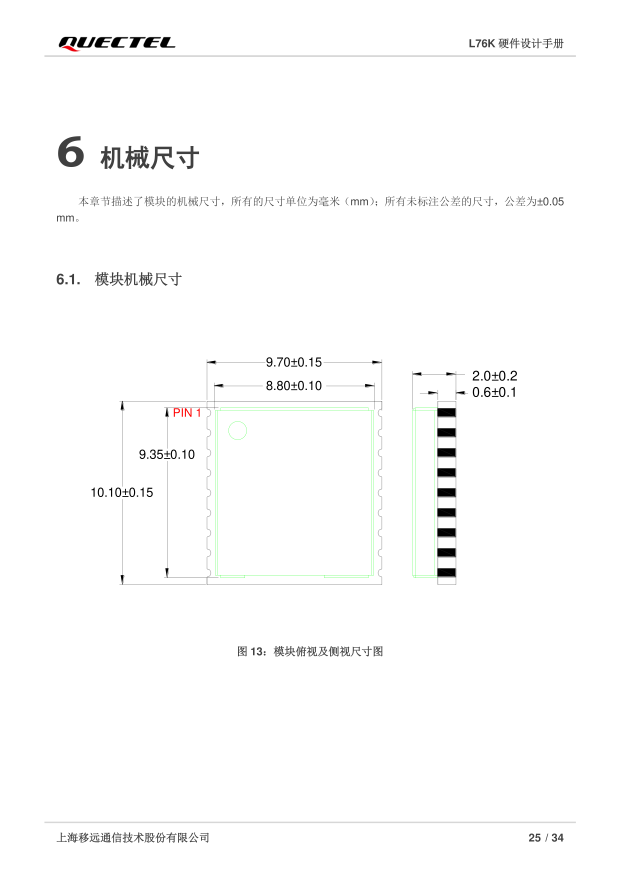
#> input picture ST909B-4G/Datasheet/pdf_render/C2916234_p26_300dpi.png, 2481 x 3508 px, found by its file name (shown at 1/4 size)
$ python p26_frames.py
#> lines starting #> are read from the running program, lines starting #| are printed output that depends on the picture; after the words box and inside, x2 and y2 are one past the last pixel; in counts of white or black regions, pixels touching at a corner belong together
# Find the black module outline rect (long straight lines) vs green rect in L76K top view.
import numpy as np
from PIL import Image

im = Image.open(r'D:\Tracker\ST909B-4G\Datasheet\pdf_render\C2916234_p26_300dpi.png').convert('RGB')
#> im is the input picture: PIL image 2481x3508 RGB; mean R, G, B 251.6, 251.7, 251.6
a = np.array(im).astype(int)
R, G, B = a[..., 0], a[..., 1], a[..., 2]
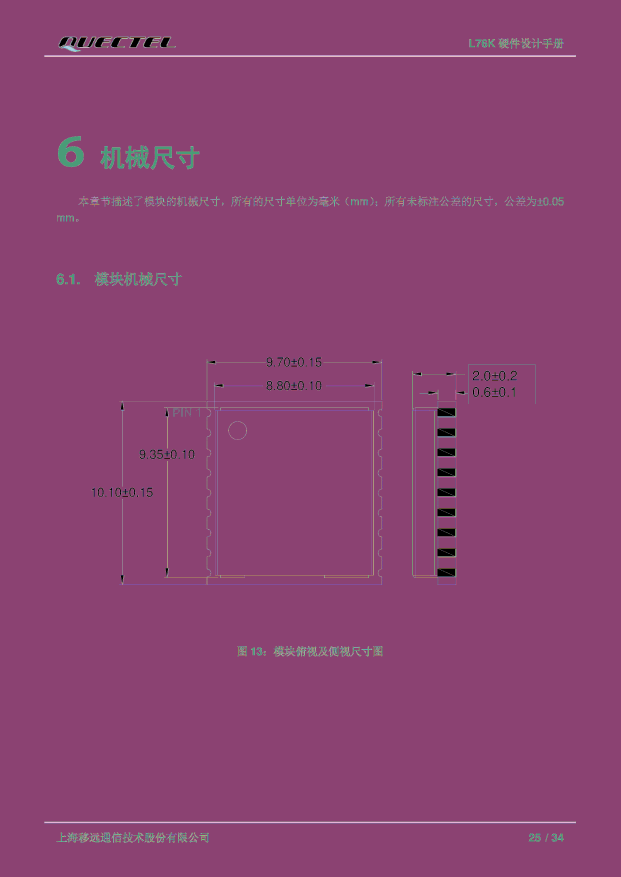
#> R: shape (3508, 2481) int64 (shown at 1/4 size); 256 distinct labels, from 0 to 255; one colour per label, 0 black
#> G: shape (3508, 2481) int64; 256 distinct labels, from 0 to 255
#> B: shape (3508, 2481) int64; 256 distinct labels, from 0 to 255
green = (G > 120) & (R < 120) & (B < 120)
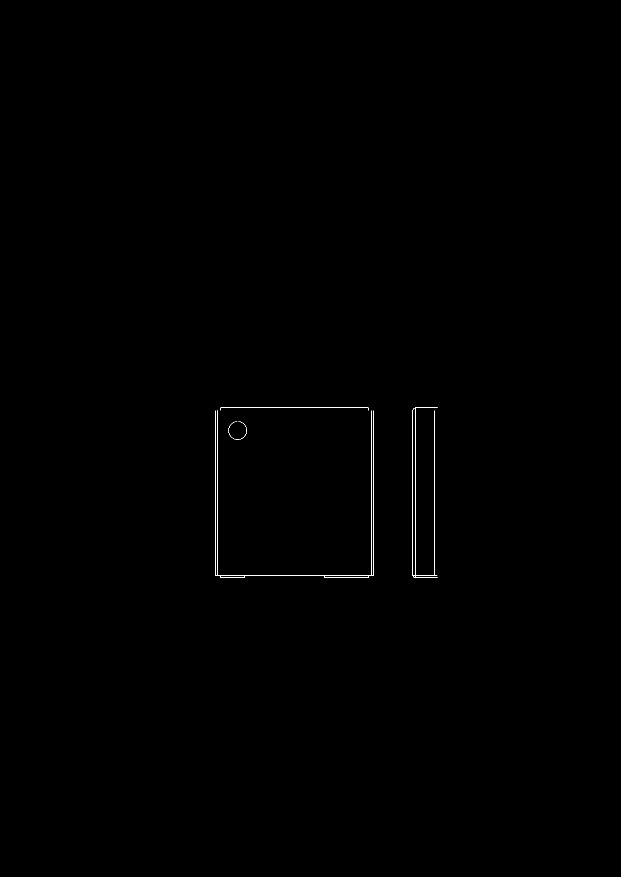
#> green: shape (3508, 2481) bool (shown at 1/4 size); 0.08% white in thin lines or dots, all inside (x1, y1, x2, y2) = (860, 1631, 1751, 2312)
dark = (R < 210) & (G < 210) & (B < 210) & ~green
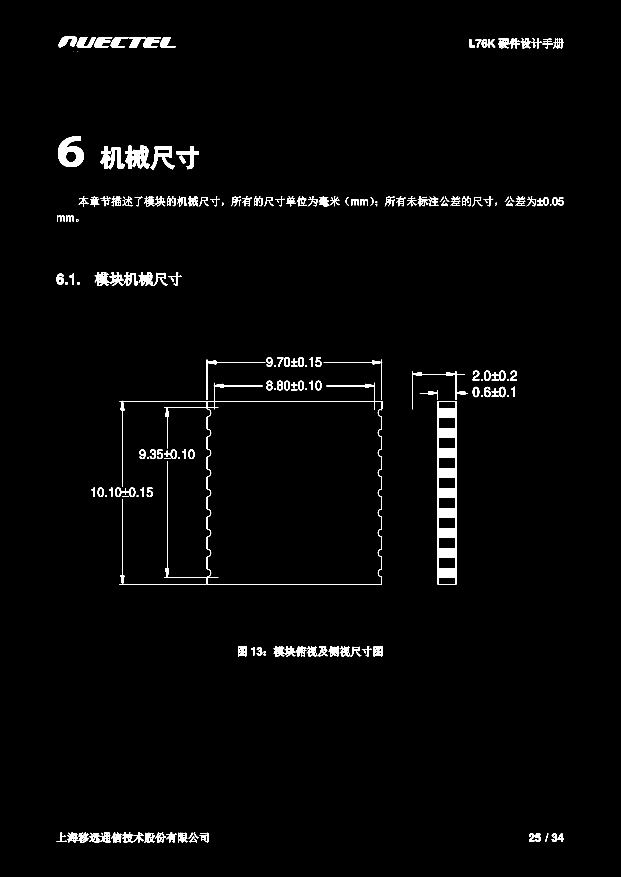
#> dark: shape (3508, 2481) bool (shown at 1/4 size); 1.6% white; 249 white regions (3 under 20 px), largest, box (x1, y1, x2, y2) and area: (1749, 1604, 1825, 2340) 25543, (656, 1531, 1529, 2340) 7923, (232, 545, 335, 668) 7380

# horizontal dark lines in the figure area
print('--- horizontal dark lines (rows with >400 px in x 780..1580), y 1560..2400 ---')
for y in range(1560, 2400):
    n = dark[y, 780:1580].sum()
    if n > 400:
        xs = np.nonzero(dark[y, 780:1580])[0]
        print('y=%d n=%d x %d..%d' % (y, n, 780 + xs.min(), 780 + xs.max()))
#> this loop made 840 passes
#> n on passes 1 to 3: 78, 6, 6
#| y=1604 n=746 x 780..1528
#| y=2338 n=744 x 780..1527
#| y=2339 n=744 x 780..1527

print('--- horizontal green lines (rows with >400 px), y 1560..2400 ---')
for y in range(1560, 2400):
    n = green[y, 780:1580].sum()
    if n > 400:
        xs = np.nonzero(green[y, 780:1580])[0]
        print('y=%d n=%d x %d..%d' % (y, n, 780 + xs.min(), 780 + xs.max()))
#> this loop made 840 passes
#> n on passes 1 to 3: 0, 0, 0
#| y=1631 n=592 x 882..1473
#| y=2300 n=636 x 860..1495

print('--- vertical dark lines (cols with >300 px in y 1590..2350), x 780..1580 ---')
for x in range(780, 1580):
    n = dark[1590:2350, x].sum()
    if n > 300:
        ys = np.nonzero(dark[1590:2350, x])[0]
        print('x=%d n=%d y %d..%d' % (x, n, 1590 + ys.min(), 1590 + ys.max()))
#> this loop made 800 passes
#> n on passes 1 to 3: 5, 5, 5
#| x=827 n=455 y 1590..2338
#| x=828 n=467 y 1590..2339
#| x=1527 n=473 y 1590..2339

print('--- vertical green lines (cols with >300 px), x 780..1580 ---')
for x in range(780, 1580):
    n = green[1590:2350, x].sum()
    if n > 300:
        ys = np.nonzero(green[1590:2350, x])[0]
        print('x=%d n=%d y %d..%d' % (x, n, 1590 + ys.min(), 1590 + ys.max()))
#> this loop made 800 passes
#| x=860 n=659 y 1642..2300
#| x=871 n=659 y 1642..2300
#| x=1484 n=659 y 1642..2300
#| x=1495 n=659 y 1642..2300

$ run again, with ST909B-4G/Datasheet/pdf_render/A7670_Series_Hardware_Design_V1.00_p19_300dpi.png copied over ST909B-4G/Datasheet/pdf_render/C2916234_p26_300dpi.png
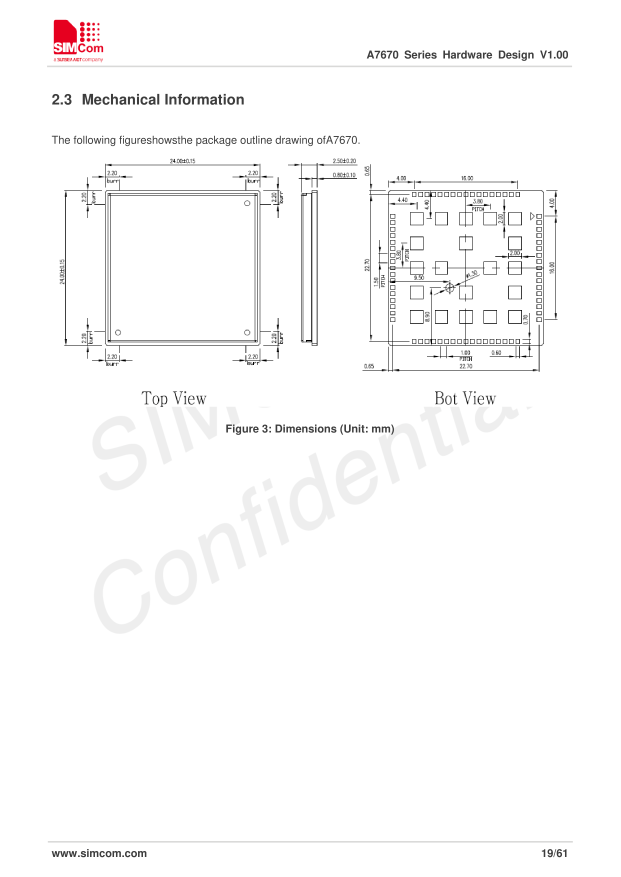
#> input picture ST909B-4G/Datasheet/pdf_render/A7670_Series_Hardware_Design_V1.00_p19_300dpi.png, 2481 x 3508 px, found by its file name (shown at 1/4 size)
#> im is the input picture: PIL image 2481x3508 RGB; mean R, G, B 250.7, 250.3, 250.4
#> `R, G, B = a[..., 0], a[..., 1], a[..., 2]`:
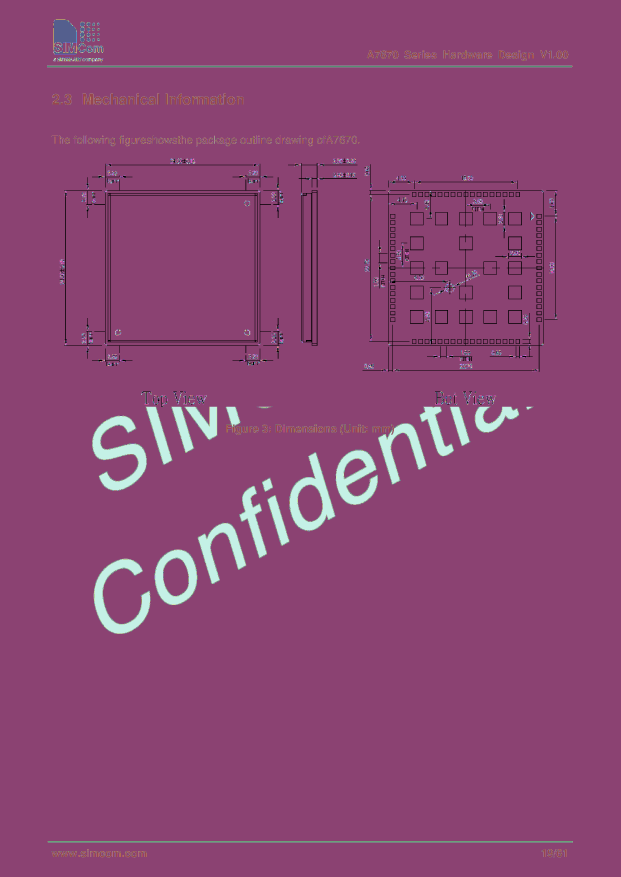
#> R: shape (3508, 2481) int64 (shown at 1/4 size); 205 distinct labels, from 0 to 255; one colour per label, 0 black
#> G: shape (3508, 2481) int64; 256 distinct labels, from 0 to 255
#> B: shape (3508, 2481) int64; 239 distinct labels, from 0 to 255
#> green: shape (3508, 2481) bool; every value is 0
#> `dark = (R < 210) & (G < 210) & (B < 210) & ~green`:
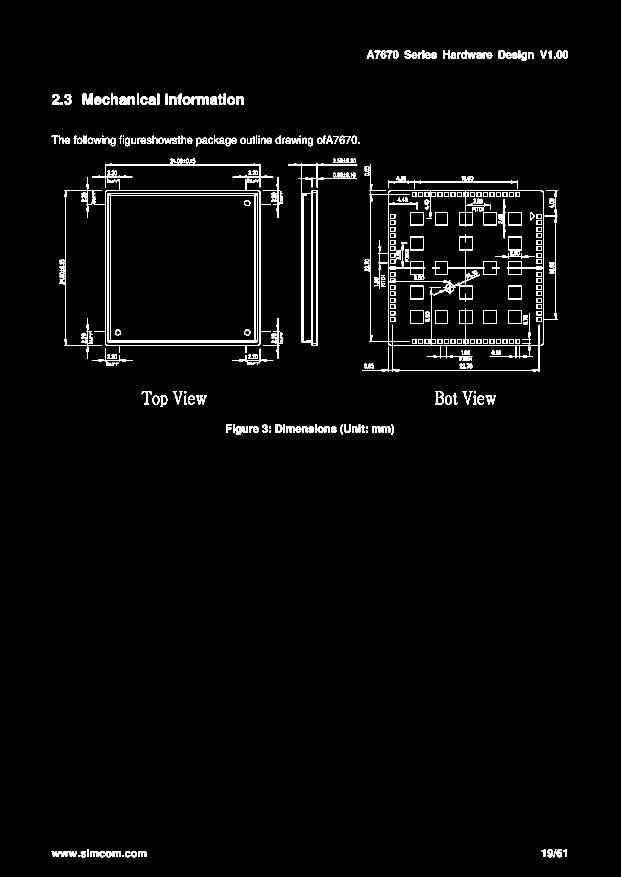
#> dark: shape (3508, 2481) bool (shown at 1/4 size); 1.8% white; 414 white regions (18 under 20 px), largest, box (x1, y1, x2, y2) and area: (1450, 657, 2176, 1487) 23112, (431, 772, 1030, 1369) 9563, (1204, 761, 1270, 1383) 7221
#> the loop `for y in range(1560, 2400):` made 840 passes
#> n on passes 1 to 3: 0, 0, 0
#> (printed output is left out)
#> the loop `for x in range(780, 1580):` made 800 passes
